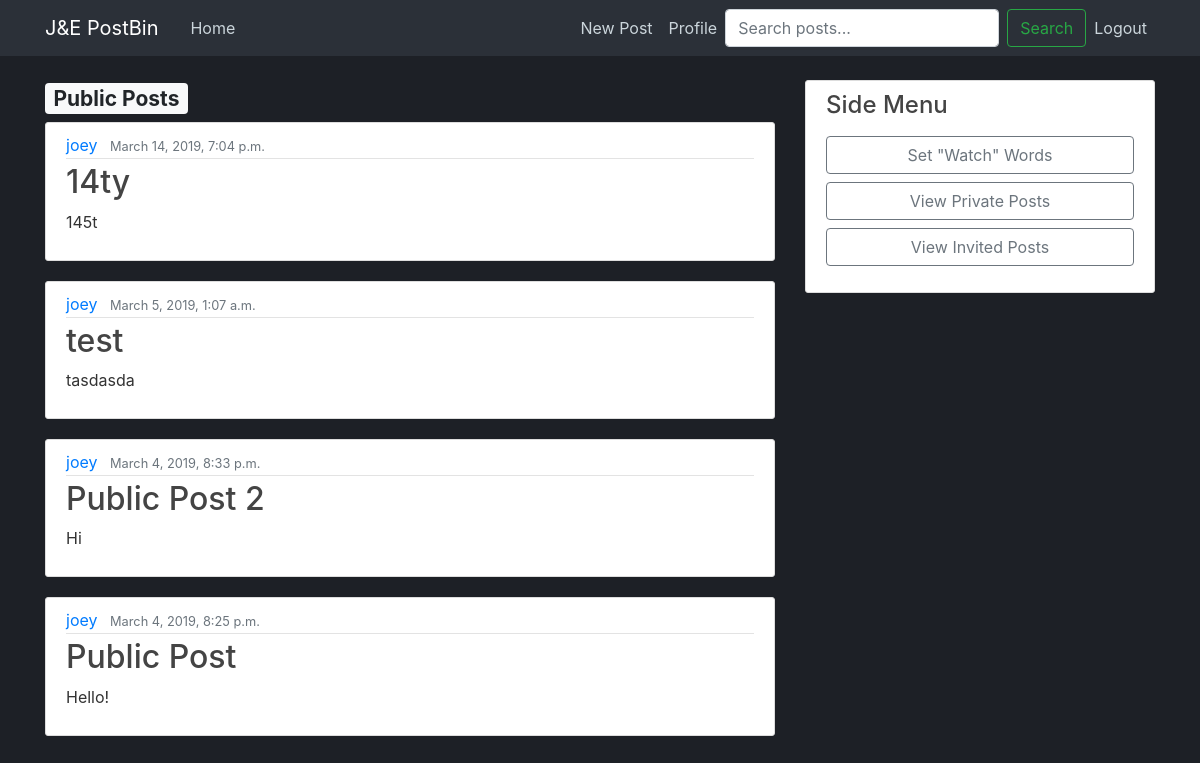
The page /post/ (signed in) on the database as committed earlier.
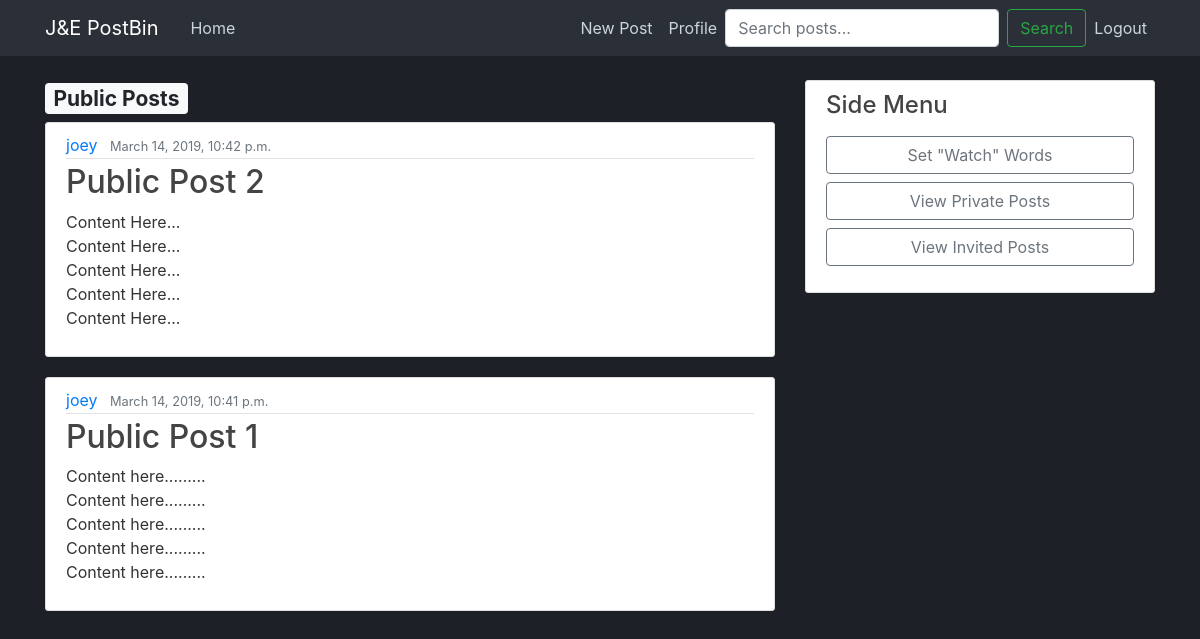
The same page on the database as committed later.
### post/models.py (models this page shows, shortened)
class Post(models.Model):
    title = models.CharField(max_length=50)
    content = models.TextField()
    private = models.BooleanField(default=True)
    invite = models.CharField(max_length=20, blank=True, null=True)
    date_posted = models.DateTimeField(default=timezone.now)
    expires = models.DateTimeField (blank=True, null=True)
    author = models.ForeignKey(User, on_delete=models.CASCADE)

### post/views.py (the view)
# urls.py: path('post/', PostListView.as_view(), name='posts'),
class PostListView(ListView):
    model = Post
    template_name = 'post/home.html'
    context_object_name = 'posts'
    ordering = ['-date_posted']

### post/templates/post/home.html
{% extends "post/base.html" %}
{% block content %}
{% if user.is_authenticated %}
<h3><span class="badge badge-light">Public Posts</span></h3>
    {% for post in posts %}
      {% if post.private == False %}
      <article class="media content-section">
        <div class="media-body">
          <div class="article-metadata">
            <a class="mr-2" href="#">{{ post.author }}</a>
            <small class="text-muted">{{ post.date_posted }}</small>
          </div>
          <h2><a class="article-title" href="{% url 'post-detail' post.id %}">{{ post.title }}</a></h2>
          <p class="article-content">{{ post.content }}</p>
        </div>
      </article>
      {% endif %}
    {% endfor %}
{% else %}
  <div class="alert alert-info" role="alert">
    <strong>Welcome!</strong> Please create an account to create posts and more.
    Select "Login" to login to an existing account or "Register" to create a new
    account. See the top right of the navbar.
  </div>
{% endif %}
{% endblock %}

### post/templates/post/base.html (shortened to what this page needs)
{% load static %}
<!DOCTYPE html>
<html>
  <head>
    <link rel="stylesheet" href="https://maxcdn.bootstrapcdn.com/bootstrap/4.0.0/css/bootstrap.min.css">
    <link rel="stylesheet" href="{% static 'post/main.css' %}">
  </head>
  <body>
    <header class="site-header">
        <nav class="navbar navbar-expand-md navbar-dark bg-steel fixed-top">
          <div class="container">
            <a class="navbar-brand mr-4" href="{% url 'posts' %}">J&E PostBin</a>
            <div class="collapse navbar-collapse" id="navbarToggle">
              <div class="navbar-nav mr-auto">
                <a class="nav-item nav-link" href="{% url 'home' %}">Home</a>
              </div>
              <div class="navbar-nav">
                {% if user.is_authenticated %}
                  <a class="nav-item nav-link" href="{% url 'post-create' %}">New Post</a>
                  <a class="nav-item nav-link" href="{% url 'profile' %}">Profile</a>
                  <form class="form-inline my-2 my-lg-0">
                    <input class="form-control mr-sm-2" type="search" placeholder="Search posts..." aria-label="Search">
                    <button class="btn btn-outline-success my-2 my-sm-0" type="submit">Search</button>
                  </form>
                  <a class="nav-item nav-link" href="{% url 'logout' %}">Logout</a>
                </div>
                </div>
                {% else %}
                  <a class="nav-item nav-link" href="{% url 'login' %}">Login</a>
                  <a class="nav-item nav-link" href="{% url 'register' %}">Register</a>
                {% endif %}
              </div>
        </nav>
      </header>
    <main role="main" class="container">
        <div class="row">
          <div class="col-md-8">
            {% block content %}{% endblock %}
          </div>
          {% if user.is_authenticated %}
          <div class="col-md-4">
            <div class="content-section">
              <h4>Side Menu</h4>
                <ul class="list-group">
                  <button onclick="window.location.href = '{% url 'post-setwatch' %}';" type="button" class="btn btn-outline-secondary mt-2">Set "Watch" Words</button>
                  <button onclick="window.location.href = '{% url 'post-private' %}';" type="button" class="btn btn-outline-secondary mt-2">View Private Posts</button>
                  <button onclick="window.location.href = '{% url 'post-invite' %}';" type="button" class="btn btn-outline-secondary mt-2">View Invited Posts</button>
                </ul>
            </div>
          </div>
          {% endif %}
        </div>
      </main>
  </body>
</html>

### post/static/post/main.css (style rules this page uses)
body { background: #1d2026; color: #333333; margin-top: 5rem; }
h1, h2, h3, h4, h5, h6 { color: #444444; }
ul { margin: 0; }
.bg-steel { background-color: #2b3038; }
.site-header .navbar-nav .nav-link { color: #cbd5db; }
.content-section { background: #ffffff; padding: 10px 20px; border: 1px solid #dddddd; border-radius: 3px; margin-bottom: 20px; }
.article-title { color: #444444; }
.article-content { white-space: pre-line; }
.article-metadata { padding-bottom: 1px; margin-bottom: 4px; border-bottom: 1px solid #e3e3e3 }

Rows that differ between the two databases and show on the page:
removed Post: author "joey", date_posted "March 14, 2019, 7:04 p.m.", title "14ty", content "145t"
removed Post: author "joey", date_posted "March 5, 2019, 1:07 a.m.", title "test", content "tasdasda"
removed Post: author "joey", date_posted "March 4, 2019, 8:33 p.m.", title "Public Post 2", content "Hi"
removed Post: author "joey", date_posted "March 4, 2019, 8:25 p.m.", title "Public Post", content "Hello!"
added Post: author "joey", date_posted "March 14, 2019, 10:42 p.m.", title "Public Post 2", content "Content Here... Content Here... Content Here... Content Here... Content Here..."
added Post: author "joey", date_posted "March 14, 2019, 10:41 p.m.", title "Public Post 1", content "Content here......... Content here......... Content here......... Content here......... Content here........."
